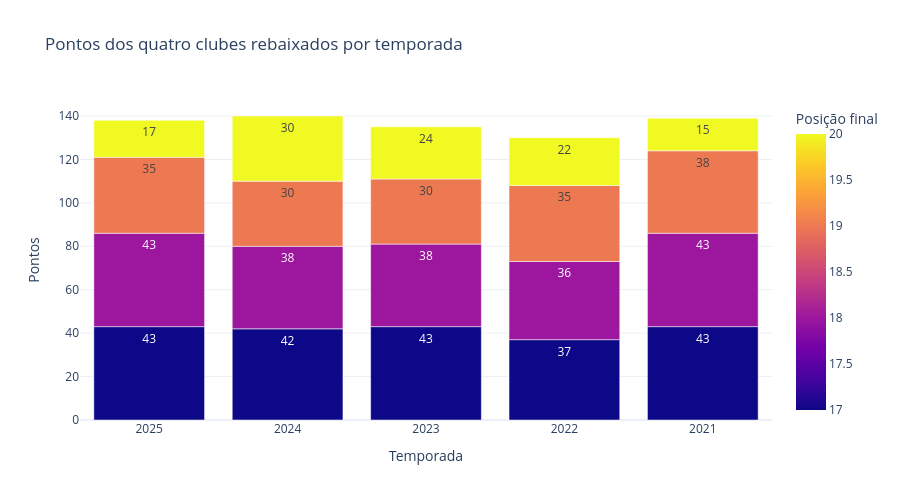

The notebook cell this image was saved under:
### Code cell
fig = px.bar(relegated, x='season', y='points', color='final_position', barmode='group',
    hover_name='relegated_team', text='points', category_orders={'final_position':[17,18,19,20]},
    labels={'season':'Temporada', 'points':'Pontos', 'final_position':'Posição final'},
    title='Pontos dos quatro clubes rebaixados por temporada', template='plotly_white')
fig.update_layout(height=500)
fig.show()
display(relegated.rename(columns={'season':'Temporada','relegated_team':'Time rebaixado','final_position':'Posição','points':'Pontos'}))
display(Image(filename=str(EXPORT_DIR / '04_pontos_rebaixados.png')))

### Figure 1 — Plotly figure (JSON) as saved in the notebook; plotly's stock layout.template omitted (floating-point values rounded to 4 significant figures)
{"data": [{"alignmentgroup": "True", "hovertemplate": "<b>%{hovertext}</b><br><br>Temporada=%{x}<br>Pontos=%{text}<br>Posição final=%{marker.color}<extra></extra>", "hovertext": ["Ceara", "Fortaleza", "Juventude", "Sport Recife", "Athletico-PR", "Criciuma", "Atletico GO", "Cuiaba", "Santos", "Goias", "Coritiba", "America MG", "Ceara", "Atletico GO", "Avai", "Juventude", "Gremio", "Bahia", "Sport Recife", "Chapecoense-SC"], "legendgroup": "", "marker": {"color": [17, 18, 19, 20, 17, 18, 19, 20, 17, 18, 19, 20, 17, 18, 19, 20, 17, 18, 19, 20], "coloraxis": "coloraxis", "pattern": {"shape": ""}}, "name": "", "offsetgroup": "", "orientation": "v", "showlegend": false, "text": [43.0, 43.0, 35.0, 17.0, 42.0, 38.0, 30.0, 30.0, 43.0, 38.0, 30.0, 24.0, 37.0, 36.0, 35.0, 22.0, 43.0, 43.0, 38.0, 15.0], "textposition": "auto", "type": "bar", "x": ["2025", "2025", "2025", "2025", "2024", "2024", "2024", "2024", "2023", "2023", "2023", "2023", "2022", "2022", "2022", "2022", "2021", "2021", "2021", "2021"], "xaxis": "x", "y": [43.0, 43.0, 35.0, 17.0, 42.0, 38.0, 30.0, 30.0, 43.0, 38.0, 30.0, 24.0, 37.0, 36.0, 35.0, 22.0, 43.0, 43.0, 38.0, 15.0], "yaxis": "y"}], "layout": {"barmode": "group", "coloraxis": {"colorbar": {"title": {"text": "Posição final"}}, "colorscale": [[0.0, "#0d0887"], [0.1111, "#46039f"], [0.2222, "#7201a8"], [0.3333, "#9c179e"], [0.4444, "#bd3786"], [0.5556, "#d8576b"], [0.6667, "#ed7953"], [0.7778, "#fb9f3a"], [0.8889, "#fdca26"], [1.0, "#f0f921"]]}, "height": 500, "legend": {"tracegroupgap": 0}, "title": {"text": "Pontos dos quatro clubes rebaixados por temporada"}, "xaxis": {"anchor": "y", "domain": [0.0, 1.0], "title": {"text": "Temporada"}}, "yaxis": {"anchor": "x", "domain": [0.0, 1.0], "title": {"text": "Pontos"}}}}
